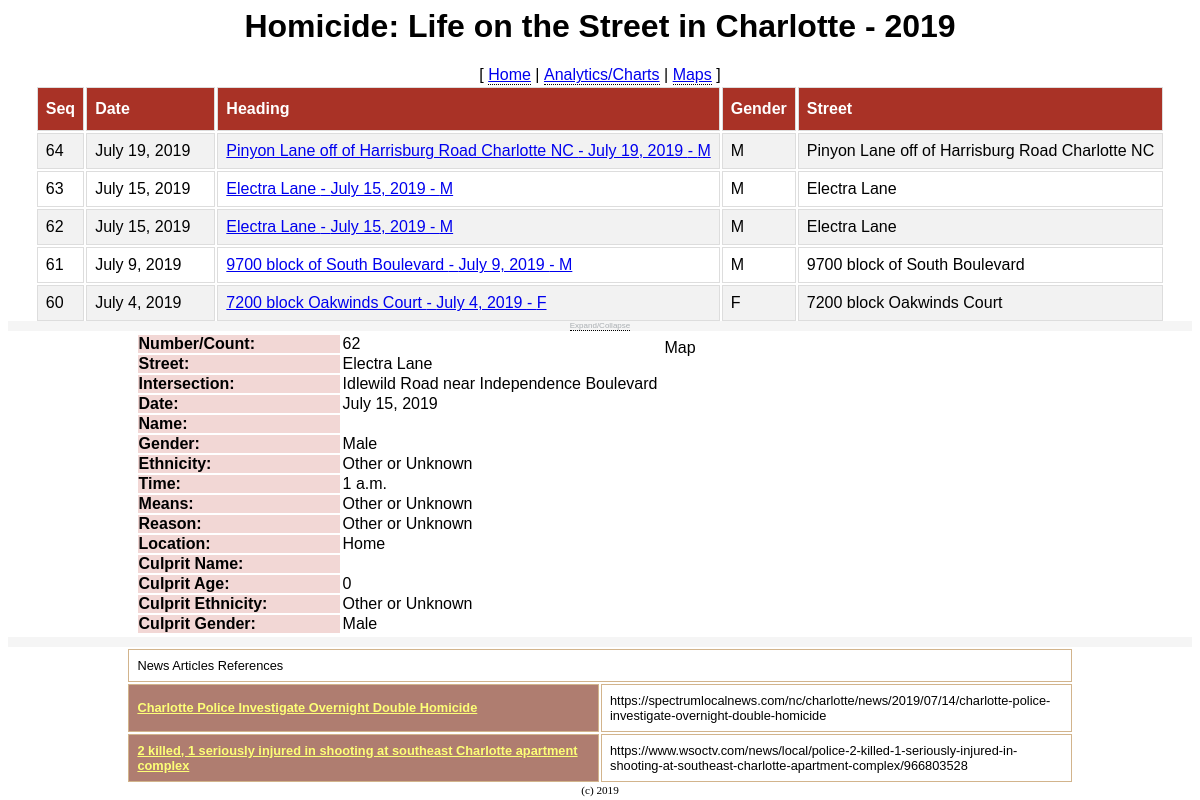
The page /4/ on the database as committed earlier.
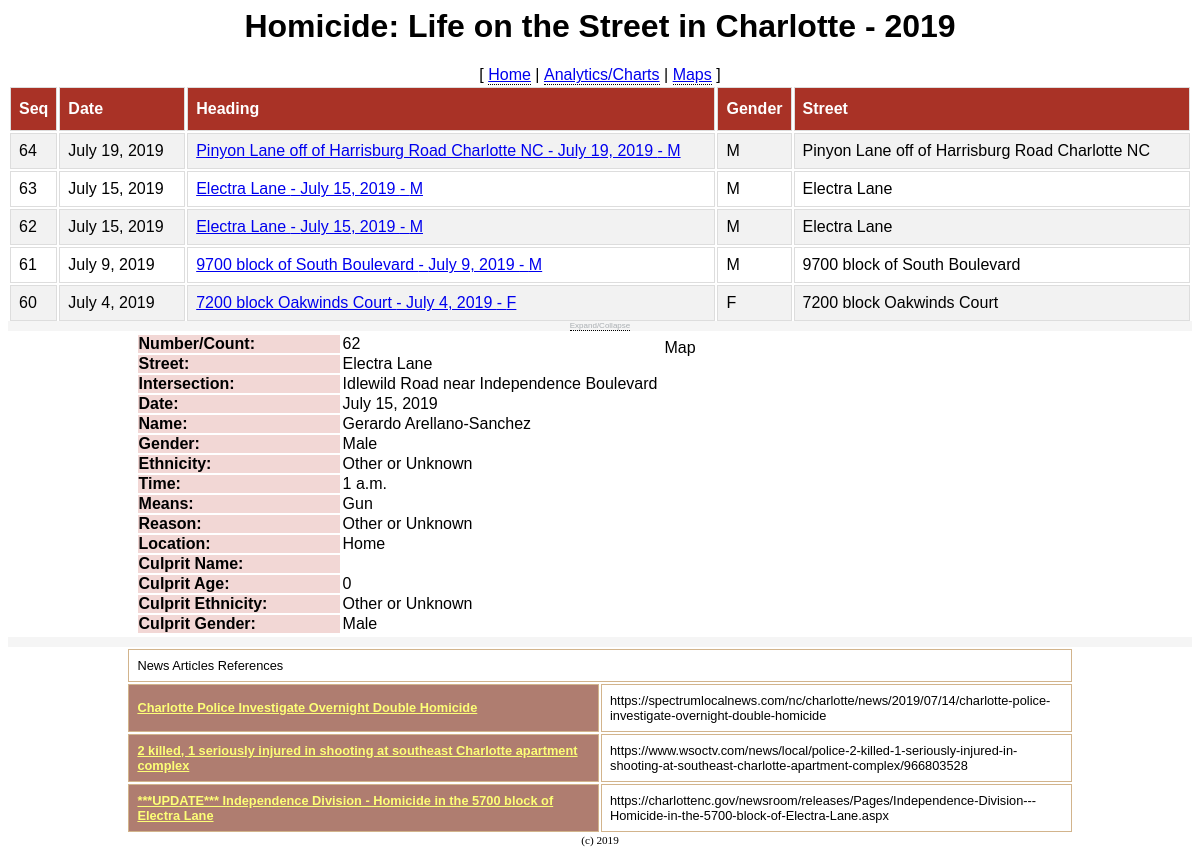
The same page on the database as committed later.
### tracker/models.py (models this page shows, shortened)
class Homicide(models.Model):
    GENDERS = (        ('F', 'Female'),  ('M', 'Male'),('O', 'Other or Unknown'),    )
    MOTIVES = (        ('D', 'Dispute'), ('G', 'Gang'),('F', 'Family/Domestic'), ('R','Robbery'),('O', 'Other or Unknown'),    )
    MEANS = (          ('S', 'Stabbing'),('G', 'Gun'), ('O', 'Other or Unknown'),    )
    ETHNICITIES = (    ('A','Asian'),    ('W','White'),('B','Black'), ('H','Hispanic'),('O','Other or Unknown'), )
    LOCATIONS = (      ('H', 'Home'),    ('C', 'Car'), ('S', 'Street'), ('O','Other/Unknown'),    )
    date = models.DateField()
    time = models.TimeField(blank=True, default='01:00')
    street = models.CharField(max_length=80, blank=True, default='')
    intersection = models.CharField(max_length=120, blank=True, default='')
    mapiframe = models.TextField(blank=True, default='')
    gender = models.CharField(max_length=1, choices=GENDERS, default='O')
    age = models.IntegerField(blank=True, default='')
    name = models.CharField(max_length=80, blank=True, default='')
    ethnicity = models.CharField(max_length=1, choices=ETHNICITIES, default='O')
    motive = models.CharField(max_length=1, choices=MOTIVES, default='O')
    means = models.CharField(max_length=1, choices=MEANS, default='O')
    count = models.IntegerField(blank=True, default=0)
    killergender = models.CharField(max_length=1, choices=GENDERS, default='O')
    killerage = models.IntegerField(blank=True, default=0)
    killername = models.CharField(max_length=80, blank=True, default='')
    killerethnicity = models.CharField(max_length=1, choices=ETHNICITIES, default='O')
    location = models.CharField(max_length=1, choices=LOCATIONS, default='O')
    articles = models.ManyToManyField(Article, blank=True)
    def get_articles(self):
        return self.articles.all()

class Article(models.Model):
    url = models.CharField(max_length=250)
    headline = models.CharField(max_length=250)
    content = models.TextField(blank=True, default='')
    sentiment = models.CharField(max_length=250, blank=True, default='NA')

### tracker/views.py (the view)
# urls.py: path('<int:homicide_id>/', views.detail, name='detail'),
def detail(request, homicide_id):
    homicide = get_object_or_404(Homicide, pk=homicide_id)
    h_list = Homicide.objects.all().order_by('-date')
    return render(request, 'tracker/detail.html', {'h_list': h_list, 'homicide': homicide })

### tracker/templates/tracker/detail.html (shortened to what this page needs)
<html>
    <head>
    </head>
    <body onload="initialize()">
        <div class='homicidepage'>
            <h1 style="text-align: center; font-family:'Lucida Sans', 'Lucida Sans Regular', 'Lucida Grande', 'Lucida Sans Unicode', Geneva, Verdana, sans-serif">
                    Homicide: Life on the Street in Charlotte - 2019</h1>
            <div class='menu' style="text-align: center">
                [ <div class='tooltip'>
                    <a href="/homicide">Home</a>
                </div> |
                <div class='tooltip'>
                        <a href="/chart">Analytics/Charts</a>
                    </div> |
                <div class='tooltip'>
                        <a href="/map">Maps</a>
                </div> ]
            </div>
            <div class='listview'>
                <table >
                    <tr>
                        <th>Seq</th>
                        <th>Date</th>
                        <th>Heading</th>
                        <th>Gender</th>
                        <th>Street</th>
                    </tr>
                    {% if h_list %}
                        {% for item in h_list %}
                            <tr>
                                <td> {{item.count}}</td>
                                <td> {{item.date}}</td>
                                <td><a href="/homicide/{{ item.id }}">{{ item.street}} - {{item.date}} - {{item.gender }}</a> </td>
                                <td> {{item.gender}}</td>
                                <td> {{item.street}}</td>
                            </tr>
                        {% endfor %}
                    {% else %}
                            <tr>
                                <p>No homicides are available.</p>
                            </tr>
                    {% endif %}
                </table>
            </div>
            <div style="width:100%; text-align: center; font-size:.5em; height: 10px; background-color: whitesmoke;">
                <div class='tooltip'>
                    <span style="color: rgba(137, 144, 150, 0.699)">Expand/Collapse</span>
                </div>
            </div>
            {% if homicide %}
            <div class='details'>
                <table>
                    <tr>
                        <td>
                            <table>
                                <tr><th>Number/Count:</th><td> {{ homicide.count }}</td></tr>
                                <tr><th>Street:</th><td> {{ homicide.street }}</td></tr>
                                {% if homicide.intersection %}
                                    <tr><th>Intersection:</th><td> {{ homicide.intersection }}</td></tr>
                                {% endif %}
                                <tr><th>Date:</th><td> {{ homicide.date }}</td></tr>
                                <tr><th>Name:</th><td> {{ homicide.name }}</td></tr>
                                <tr><th>Gender:</th><td> {{ homicide.get_gender_display }}</td> </tr>
                                <tr><th>Ethnicity:</th><td> {{ homicide.get_ethnicity_display }}</td>  </tr>
                                <tr><th>Time:</th><td> {{ homicide.time }}</td>  </tr>
                                <tr><th>Means:</th><td> {{ homicide.get_means_display }}</td>  </tr>
                                <tr><th>Reason:</th><td> {{ homicide.get_motive_display }}</td>  </tr>
                                <tr><th>Location:</th><td> {{ homicide.get_location_display }}</td>  </tr>
                                <tr><th>Culprit Name:</th><td> {{ homicide.killername }}</td></tr>
                                <tr><th>Culprit Age:</th><td> {{ homicide.killerage }}</td></tr>
                                <tr><th>Culprit Ethnicity:</th><td> {{ homicide.get_killerethnicity_display }}</td></tr>
                                <tr><th>Culprit Gender:</th><td> {{ homicide.get_killergender_display }}</td></tr>
                            </table>
                        </td>
                        <td width="400px" height="300px">
                            Map {% if homicide.mapiframe %}
                                <table class="mapview">
                                    {% autoescape off %}
                                    {{ homicide.mapiframe }}
                                    {% endautoescape %}
                                </table>
                                {% else %}
                                    <div id="map_canvas" style="width:90%; height:90%"></div>
                                {% endif %}
                        </td>
                    </tr>
                </table>
                <div style="width:100%; height: 10px; background-color: whitesmoke;"></div>
                <table class='articles'>
                    <tr style="border: none; padding: 0px">
                        <td colspan=2>News Articles References</td>
                    </tr>
                    {% for a in homicide.get_articles %}
                    <tr>
                        <th><a target=_blank href='{{a.url}}'>{{ a.headline }}</a></th><td>{{ a.url }}</td>
                    {% empty %}
                        <th></th><td>No Articles </td>
                    {% endfor %}
                    </tr>
                </table>
            </div>
        </div>
        <div style="font-size: 0.7em; text-align: center">
            (c) 2019
        </div>
        {% endif %}
    </body>
</html>

### tracker/templates/tracker/detail.html (style rules this page uses)
.homicidepage { font-family: "Trebuchet MS", Arial, Helvetica, sans-serif; border-collapse: collapse; width: 100%; }
.homicidepage table { margin-left:auto; margin-right:auto; }
.listview { height:30%; overflow:auto; }
.listview td, .listview th { border: 1px solid #ddd; padding: 8px; }
.listview tr:nth-child(even) { background-color: #f2f2f2; }
.listview th { padding-top: 12px; padding-bottom: 12px; text-align: left; background-color: #A93226; color: white; }
.details { table-layout: fixed; }
.details th, .details td { padding-top: 0px; padding-bottom: 0px; }
.details th { text-align: left; width: 200px; background-color: #F2D7D5; color: black; }
.articles { font-size: .8em; table-layout: fixed; width: 80%; }
.articles th { padding-top: 12px; padding-bottom: 12px; text-align: left; background-color: rgb(175, 125, 112); color: white; }
.articles td, .articles th { border: 1px solid tan; padding: 8px; }
.articles a:link { color: rgb(253, 255, 119) }
.tooltip { position: relative; display: inline-block; border-bottom: 1px dotted black; }

Rows that differ between the two databases and show on the page:
changed Homicide "Idlewild Road near Independence Boulevard": name (not shown) → "Gerardo Arellano-Sanchez"; means "Other or Unknown" → "Gun"
added Article: headline "***UPDATE*** Independence Division - Homicide in the 5700 block of Electra Lane", url "https://charlottenc.gov/newsroom/releases/Pages/Independence-Division---Homicide-in-the-5700-block-of-Electra-Lane.aspx"
